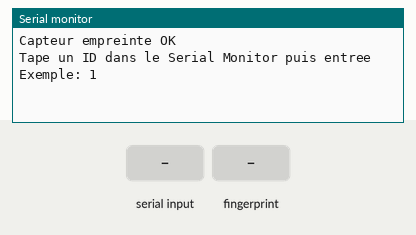
A sketch run on a simulated ESP32. Shown: the last lines printed to the serial monitor. The inputs (shaded band) are chosen by the test bench.

Above: at 3.2 s.
3.3 s: "90,45\n" received over Serial
At 4.2 s:
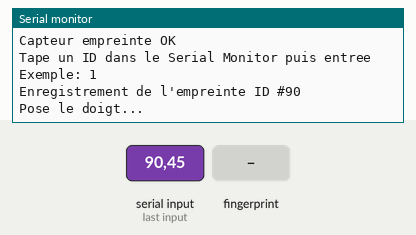
4.8 s: finger stored as number 1 placed on the sensor
At 5.7 s:
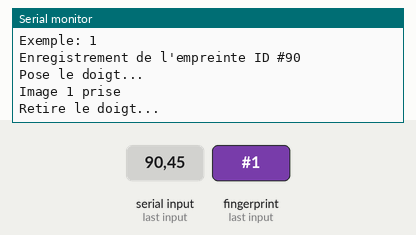
8.6 s: finger stored as number 1 placed on the sensor
At 9.2 s:
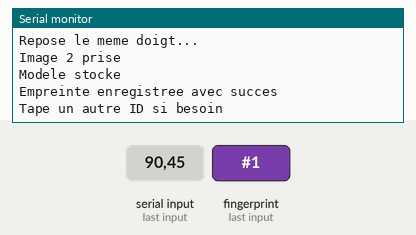

The sketch:

Finger_read.ino
```cpp
#include <Adafruit_Fingerprint.h>

HardwareSerial fingerSerial(2);
Adafruit_Fingerprint finger = Adafruit_Fingerprint(&fingerSerial);

uint8_t id;

uint8_t enrollFingerprint(uint8_t id);

void setup() {
  Serial.begin(115200);
  delay(1000);

  // RX ESP32 = 16, TX ESP32 = 17
  fingerSerial.begin(57600, SERIAL_8N1, 16, 17);
  finger.begin(57600);

  if (finger.verifyPassword()) {
    Serial.println("Capteur empreinte OK");
  } else {
    Serial.println("Capteur non detecte");
    while (true) {
      delay(10);
    }
  }

  Serial.println("Tape un ID dans le Serial Monitor puis entree");
  Serial.println("Exemple: 1");
}

void loop() {
  if (Serial.available()) {
    id = Serial.parseInt();

    while (Serial.available()) {
      Serial.read();
    }

    if (id > 0) {
      Serial.print("Enregistrement de l'empreinte ID #");
      Serial.println(id);

      if (enrollFingerprint(id) == 1) {
        Serial.println("Empreinte enregistree avec succes");
      } else {
        Serial.println("Echec enregistrement");
      }

      Serial.println("Tape un autre ID si besoin");
    }
  }
}

uint8_t enrollFingerprint(uint8_t id) {
  int p = -1;

  Serial.println("Pose le doigt...");
  while (p != FINGERPRINT_OK) {
    p = finger.getImage();

    if (p == FINGERPRINT_OK) {
      Serial.println("Image 1 prise");
    } else if (p == FINGERPRINT_NOFINGER) {
      delay(50);
    } else {
      Serial.println("Erreur lecture image 1");
      return 0;
    }
  }

  p = finger.image2Tz(1);
  if (p != FINGERPRINT_OK) {
    Serial.println("Erreur conversion image 1");
    return 0;
  }

  Serial.println("Retire le doigt...");
  delay(2000);

  while (finger.getImage() != FINGERPRINT_NOFINGER) {
    delay(50);
  }

  Serial.println("Repose le meme doigt...");
  p = -1;

  while (p != FINGERPRINT_OK) {
    p = finger.getImage();

    if (p == FINGERPRINT_OK) {
      Serial.println("Image 2 prise");
    } else if (p == FINGERPRINT_NOFINGER) {
      delay(50);
    } else {
      Serial.println("Erreur lecture image 2");
      return 0;
    }
  }

  p = finger.image2Tz(2);
  if (p != FINGERPRINT_OK) {
    Serial.println("Erreur conversion image 2");
    return 0;
  }

  p = finger.createModel();
  if (p != FINGERPRINT_OK) {
    Serial.println("Les deux empreintes ne correspondent pas");
    return 0;
  }

  p = finger.storeModel(id);
  if (p == FINGERPRINT_OK) {
    Serial.println("Modele stocke");
    return 1;
  } else {
    Serial.println("Erreur stockage");
    return 0;
  }
}
```

Measured:
- after the input at 3.3 s, the serial monitor: prints a new line at once (image 1)
- after the input at 4.8 s, the serial monitor: prints a new line after 0.10 s (image 2)
- after the input at 8.6 s, the serial monitor: prints a new line after 0.06 s (image 3)
